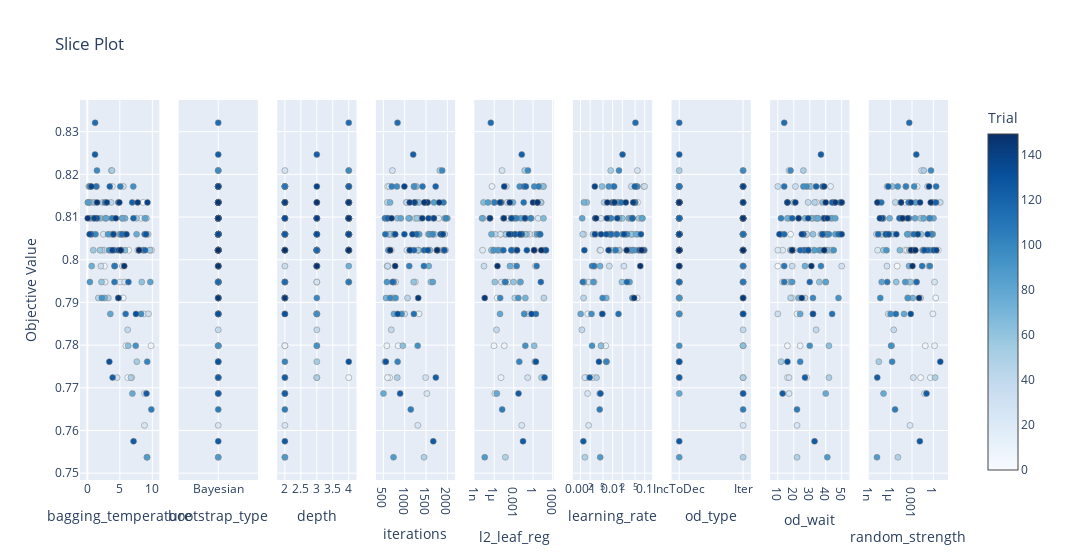

The code cell stored with this chart in its notebook:
### Code cell
from optuna.visualization import plot_slice

plot_slice(study)

### Figure 1 — Plotly figure (JSON) as saved in the notebook; plotly's stock layout.template omitted (floating-point values rounded to 4 significant figures; data arrays with more than 128 entries replaced by an {"elided": "..."} marker saying what was removed)
{"data": [{"marker": {"color": {"elided": "150 int values"}, "colorbar": {"title": {"text": "Trial"}, "x": 1, "xpad": 40}, "colorscale": [[0, "rgb(247,251,255)"], [0.125, "rgb(222,235,247)"], [0.25, "rgb(198,219,239)"], [0.375, "rgb(158,202,225)"], [0.5, "rgb(107,174,214)"], [0.625, "rgb(66,146,198)"], [0.75, "rgb(33,113,181)"], [0.875, "rgb(8,81,156)"], [1, "rgb(8,48,107)"]], "line": {"color": "Grey", "width": 0.5}, "showscale": true}, "mode": "markers", "name": "Feasible Trial", "showlegend": false, "type": "scatter", "x": {"elided": "150 float values"}, "xaxis": "x", "y": {"elided": "150 float values"}, "yaxis": "y"}, {"marker": {"color": {"elided": "150 int values"}, "colorbar": {"title": {"text": "Trial"}, "x": 1, "xpad": 40}, "colorscale": [[0, "rgb(247,251,255)"], [0.125, "rgb(222,235,247)"], [0.25, "rgb(198,219,239)"], [0.375, "rgb(158,202,225)"], [0.5, "rgb(107,174,214)"], [0.625, "rgb(66,146,198)"], [0.75, "rgb(33,113,181)"], [0.875, "rgb(8,81,156)"], [1, "rgb(8,48,107)"]], "line": {"color": "Grey", "width": 0.5}, "showscale": false}, "mode": "markers", "name": "Feasible Trial", "showlegend": false, "type": "scatter", "x": {"elided": "150 str values"}, "xaxis": "x2", "y": {"elided": "150 float values"}, "yaxis": "y2"}, {"marker": {"color": {"elided": "150 int values"}, "colorbar": {"title": {"text": "Trial"}, "x": 1, "xpad": 40}, "colorscale": [[0, "rgb(247,251,255)"], [0.125, "rgb(222,235,247)"], [0.25, "rgb(198,219,239)"], [0.375, "rgb(158,202,225)"], [0.5, "rgb(107,174,214)"], [0.625, "rgb(66,146,198)"], [0.75, "rgb(33,113,181)"], [0.875, "rgb(8,81,156)"], [1, "rgb(8,48,107)"]], "line": {"color": "Grey", "width": 0.5}, "showscale": false}, "mode": "markers", "name": "Feasible Trial", "showlegend": false, "type": "scatter", "x": {"elided": "150 int values"}, "xaxis": "x3", "y": {"elided": "150 float values"}, "yaxis": "y3"}, {"marker": {"color": {"elided": "150 int values"}, "colorbar": {"title": {"text": "Trial"}, "x": 1, "xpad": 40}, "colorscale": [[0, "rgb(247,251,255)"], [0.125, "rgb(222,235,247)"], [0.25, "rgb(198,219,239)"], [0.375, "rgb(158,202,225)"], [0.5, "rgb(107,174,214)"], [0.625, "rgb(66,146,198)"], [0.75, "rgb(33,113,181)"], [0.875, "rgb(8,81,156)"], [1, "rgb(8,48,107)"]], "line": {"color": "Grey", "width": 0.5}, "showscale": false}, "mode": "markers", "name": "Feasible Trial", "showlegend": false, "type": "scatter", "x": {"elided": "150 int values"}, "xaxis": "x4", "y": {"elided": "150 float values"}, "yaxis": "y4"}, {"marker": {"color": {"elided": "150 int values"}, "colorbar": {"title": {"text": "Trial"}, "x": 1, "xpad": 40}, "colorscale": [[0, "rgb(247,251,255)"], [0.125, "rgb(222,235,247)"], [0.25, "rgb(198,219,239)"], [0.375, "rgb(158,202,225)"], [0.5, "rgb(107,174,214)"], [0.625, "rgb(66,146,198)"], [0.75, "rgb(33,113,181)"], [0.875, "rgb(8,81,156)"], [1, "rgb(8,48,107)"]], "line": {"color": "Grey", "width": 0.5}, "showscale": false}, "mode": "markers", "name": "Feasible Trial", "showlegend": false, "type": "scatter", "x": {"elided": "150 float values"}, "xaxis": "x5", "y": {"elided": "150 float values"}, "yaxis": "y5"}, {"marker": {"color": {"elided": "150 int values"}, "colorbar": {"title": {"text": "Trial"}, "x": 1, "xpad": 40}, "colorscale": [[0, "rgb(247,251,255)"], [0.125, "rgb(222,235,247)"], [0.25, "rgb(198,219,239)"], [0.375, "rgb(158,202,225)"], [0.5, "rgb(107,174,214)"], [0.625, "rgb(66,146,198)"], [0.75, "rgb(33,113,181)"], [0.875, "rgb(8,81,156)"], [1, "rgb(8,48,107)"]], "line": {"color": "Grey", "width": 0.5}, "showscale": false}, "mode": "markers", "name": "Feasible Trial", "showlegend": false, "type": "scatter", "x": {"elided": "150 float values"}, "xaxis": "x6", "y": {"elided": "150 float values"}, "yaxis": "y6"}, {"marker": {"color": {"elided": "150 int values"}, "colorbar": {"title": {"text": "Trial"}, "x": 1, "xpad": 40}, "colorscale": [[0, "rgb(247,251,255)"], [0.125, "rgb(222,235,247)"], [0.25, "rgb(198,219,239)"], [0.375, "rgb(158,202,225)"], [0.5, "rgb(107,174,214)"], [0.625, "rgb(66,146,198)"], [0.75, "rgb(33,113,181)"], [0.875, "rgb(8,81,156)"], [1, "rgb(8,48,107)"]], "line": {"color": "Grey", "width": 0.5}, "showscale": false}, "mode": "markers", "name": "Feasible Trial", "showlegend": false, "type": "scatter", "x": {"elided": "150 str values"}, "xaxis": "x7", "y": {"elided": "150 float values"}, "yaxis": "y7"}, {"marker": {"color": {"elided": "150 int values"}, "colorbar": {"title": {"text": "Trial"}, "x": 1, "xpad": 40}, "colorscale": [[0, "rgb(247,251,255)"], [0.125, "rgb(222,235,247)"], [0.25, "rgb(198,219,239)"], [0.375, "rgb(158,202,225)"], [0.5, "rgb(107,174,214)"], [0.625, "rgb(66,146,198)"], [0.75, "rgb(33,113,181)"], [0.875, "rgb(8,81,156)"], [1, "rgb(8,48,107)"]], "line": {"color": "Grey", "width": 0.5}, "showscale": false}, "mode": "markers", "name": "Feasible Trial", "showlegend": false, "type": "scatter", "x": {"elided": "150 int values"}, "xaxis": "x8", "y": {"elided": "150 float values"}, "yaxis": "y8"}, {"marker": {"color": {"elided": "150 int values"}, "colorbar": {"title": {"text": "Trial"}, "x": 1, "xpad": 40}, "colorscale": [[0, "rgb(247,251,255)"], [0.125, "rgb(222,235,247)"], [0.25, "rgb(198,219,239)"], [0.375, "rgb(158,202,225)"], [0.5, "rgb(107,174,214)"], [0.625, "rgb(66,146,198)"], [0.75, "rgb(33,113,181)"], [0.875, "rgb(8,81,156)"], [1, "rgb(8,48,107)"]], "line": {"color": "Grey", "width": 0.5}, "showscale": false}, "mode": "markers", "name": "Feasible Trial", "showlegend": false, "type": "scatter", "x": {"elided": "150 float values"}, "xaxis": "x9", "y": {"elided": "150 float values"}, "yaxis": "y9"}], "layout": {"title": {"text": "Slice Plot"}, "width": 2700, "xaxis": {"anchor": "y", "domain": [0, 0.09136], "title": {"text": "bagging_temperature"}}, "xaxis2": {"anchor": "y2", "categoryarray": ["Bayesian"], "categoryorder": "array", "domain": [0.1136, 0.2049], "title": {"text": "bootstrap_type"}, "type": "category"}, "xaxis3": {"anchor": "y3", "domain": [0.2272, 0.3185], "title": {"text": "depth"}}, "xaxis4": {"anchor": "y4", "domain": [0.3407, 0.4321], "title": {"text": "iterations"}}, "xaxis5": {"anchor": "y5", "domain": [0.4543, 0.5457], "title": {"text": "l2_leaf_reg"}, "type": "log"}, "xaxis6": {"anchor": "y6", "domain": [0.5679, 0.6593], "title": {"text": "learning_rate"}, "type": "log"}, "xaxis7": {"anchor": "y7", "categoryarray": ["IncToDec", "Iter"], "categoryorder": "array", "domain": [0.6815, 0.7728], "title": {"text": "od_type"}, "type": "category"}, "xaxis8": {"anchor": "y8", "domain": [0.7951, 0.8864], "title": {"text": "od_wait"}}, "xaxis9": {"anchor": "y9", "domain": [0.9086, 1], "title": {"text": "random_strength"}, "type": "log"}, "yaxis": {"anchor": "x", "domain": [0, 1], "title": {"text": "Objective Value"}}, "yaxis2": {"anchor": "x2", "domain": [0, 1], "matches": "y", "showticklabels": false}, "yaxis3": {"anchor": "x3", "domain": [0, 1], "matches": "y", "showticklabels": false}, "yaxis4": {"anchor": "x4", "domain": [0, 1], "matches": "y", "showticklabels": false}, "yaxis5": {"anchor": "x5", "domain": [0, 1], "matches": "y", "showticklabels": false}, "yaxis6": {"anchor": "x6", "domain": [0, 1], "matches": "y", "showticklabels": false}, "yaxis7": {"anchor": "x7", "domain": [0, 1], "matches": "y", "showticklabels": false}, "yaxis8": {"anchor": "x8", "domain": [0, 1], "matches": "y", "showticklabels": false}, "yaxis9": {"anchor": "x9", "domain": [0, 1], "matches": "y", "showticklabels": false}}}
